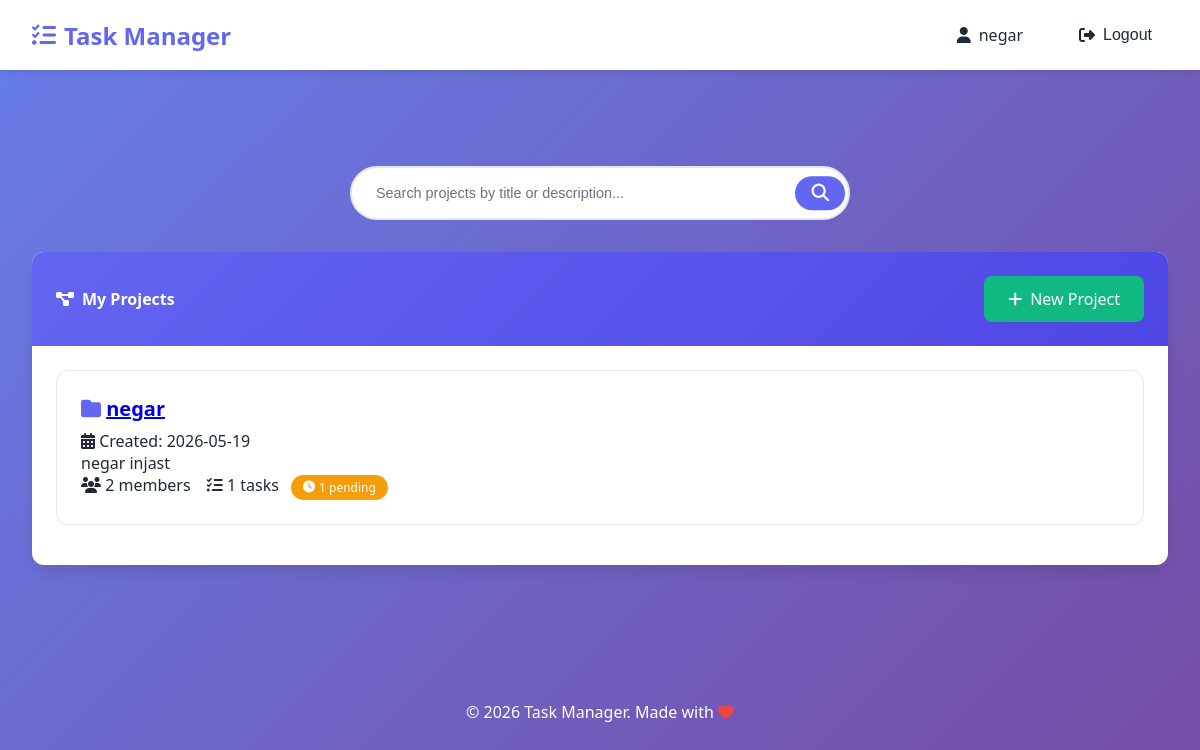
The app's page / (signed in), older data.
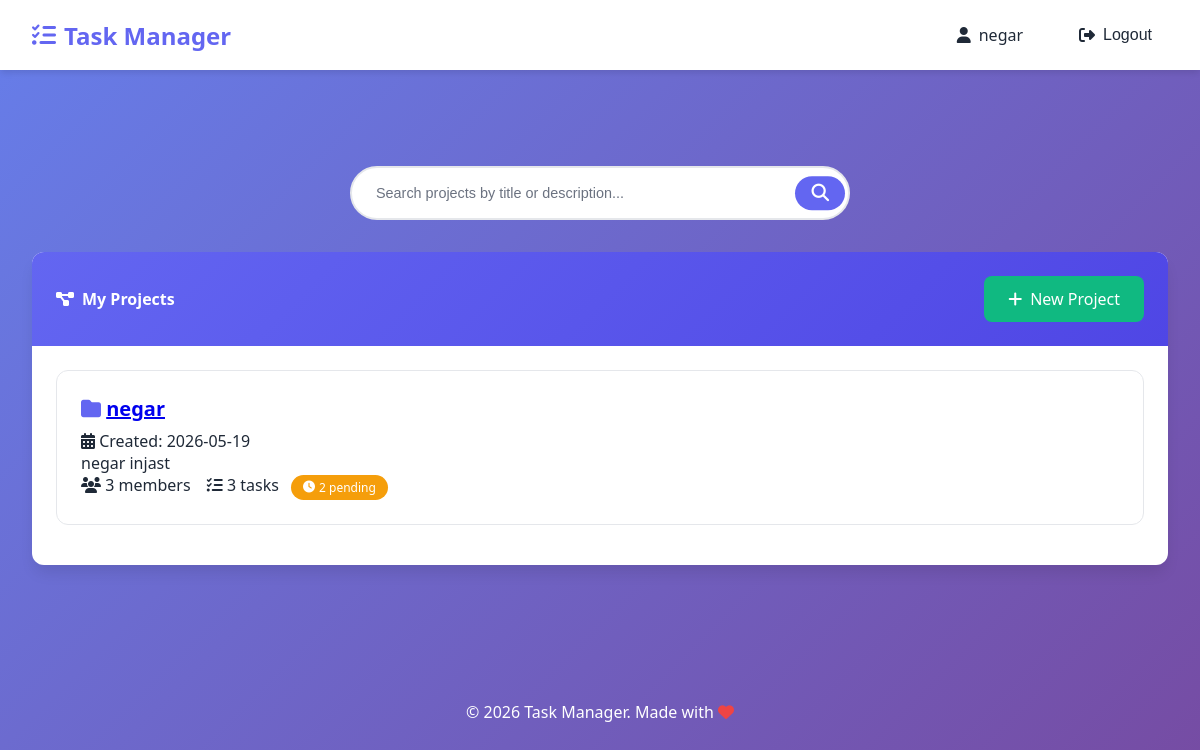
The same page, newer data.
### tasks/models.py (models this page shows, shortened)
class Project(models.Model):
    title = models.CharField(max_length=200, verbose_name="Project Title")
    description = models.TextField(verbose_name="Description", blank=True)
    created_by = models.ForeignKey(
        User,
        on_delete=models.CASCADE,
        related_name='projects_created',
        verbose_name="Created By"
    )
    members = models.ManyToManyField(
        User,
        related_name='projects',
        blank=True,
        verbose_name="Team Members"
    )
    created_at = models.DateTimeField(auto_now_add=True, verbose_name="Created At")
    updated_at = models.DateTimeField(auto_now=True, verbose_name="Last Updated")
    def incomplete_tasks_count(self):
        return self.tasks.exclude(status=Task.Status.DONE).count()
    class Meta:
        verbose_name = "Project"
        verbose_name_plural = "Projects"
        ordering = ['-created_at']

### tasks/views.py (the view)
# urls.py: path('', views.project_list, name='project_list'),
@login_required
def project_list(request):
    projects = Project.objects.filter(
        Q(members=request.user) | Q(created_by=request.user)
    ).distinct()
    return render(request, 'tasks/project_list.html', {'projects': projects})

### templates/tasks/project_list.html (shortened to what this page needs)
{% extends 'base.html' %}
{% block content %}
<div class="search-form">
    <form action="{% url 'tasks:search_projects' %}" method="GET">
        <div class="search-wrapper">
            <input
                type="text"
                name="q"
                id="q"
                class="search-input"
                placeholder="Search projects by title or description..."
                value="{{ search_query }}"
            >
            <button type="submit" class="search-button">
                <i class="fas fa-search"></i>
            </button>
        </div>
    </form>
</div>
<div class="card">
    <div class="card-header" style="display: flex; justify-content: space-between; align-items: center;">
        <h4><i class="fas fa-project-diagram"></i> My Projects</h4>
        <a href="{% url 'tasks:project_create' %}" class="btn btn-success">
            <i class="fas fa-plus"></i> New Project
        </a>
    </div>
    <div class="card-body">
        {% if projects %}
            <div class="row">
                {% for project in projects %}
                    <div class="col-md-6">
                        <div class="project-card">
                            <div class="project-title">
                                <i class="fas fa-folder"></i>
                                <a href="{% url 'tasks:project_detail' project.pk %}">{{ project.title }}</a>
                            </div>
                            <p class="text-muted">
                                <i class="fas fa-calendar-alt"></i> Created: {{ project.created_at|date:"Y-m-d" }}
                            </p>
                            <p>{{ project.description|truncatewords:20|default:"No description provided." }}</p>
                            <div class="text-muted">
                                <i class="fas fa-users"></i> {{ project.members.count }} members
                                <i class="fas fa-tasks ms-3"></i> {{ project.tasks.count }} tasks
                                <span class="badge {% if project.incomplete_tasks_count > 0 %}bg-warning{% else %}bg-success{% endif %}" style="margin-left: 0.5rem;">
                                    <i class="fas fa-clock"></i> {{ project.incomplete_tasks_count }} pending
                                </span>
                            </div>
                        </div>
                    </div>
                {% endfor %}
            </div>
        {% endif %}
    </div>
</div>
{% endblock %}

Row changes from the older to the newer data that the page shows:
changed Project "negar": members.count "2" → "3"; tasks.count "1" → "3"; incomplete_tasks_count "1" → "2"
